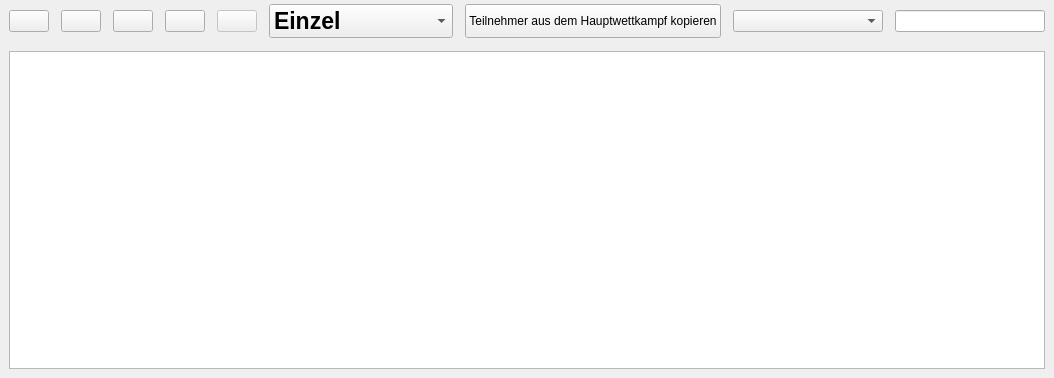
<?xml version="1.0" encoding="UTF-8"?>
<ui version="4.0">
 <class>Tab_TN_Ui</class>
 <widget class="QWidget" name="Tab_TN_Ui">
  <property name="geometry">
   <rect>
    <x>0</x>
    <y>0</y>
    <width>1031</width>
    <height>378</height>
   </rect>
  </property>
  <property name="windowTitle">
   <string>Form</string>
  </property>
  <property name="windowIcon">
   <iconset resource="../../../resources/TurnFix.qrc">
    <normaloff>:/appicons/icon.png</normaloff>:/appicons/icon.png</iconset>
  </property>
  <layout class="QGridLayout" name="gridLayout">
   <property name="margin">
    <number>0</number>
   </property>
   <property name="spacing">
    <number>0</number>
   </property>
   <item row="0" column="0">
    <widget class="QWidget" name="toolBar" native="true">
     <layout class="QHBoxLayout" name="horizontalLayout">
      <property name="spacing">
       <number>12</number>
      </property>
      <property name="topMargin">
       <number>4</number>
      </property>
      <property name="bottomMargin">
       <number>4</number>
      </property>
      <item>
       <widget class="QPushButton" name="but_addTN">
        <property name="sizePolicy">
         <sizepolicy hsizetype="Fixed" vsizetype="Fixed">
          <horstretch>0</horstretch>
          <verstretch>0</verstretch>
         </sizepolicy>
        </property>
        <property name="toolTip">
         <string>Strg++</string>
        </property>
        <property name="text">
         <string/>
        </property>
        <property name="icon">
         <iconset resource="../../../resources/TurnFix.qrc">
          <normaloff>:/appicons/user_add.png</normaloff>:/appicons/user_add.png</iconset>
        </property>
        <property name="iconSize">
         <size>
          <width>24</width>
          <height>24</height>
         </size>
        </property>
        <property name="shortcut">
         <string>Ctrl++</string>
        </property>
       </widget>
      </item>
      <item>
       <widget class="QPushButton" name="but_addCL">
        <property name="sizePolicy">
         <sizepolicy hsizetype="Fixed" vsizetype="Fixed">
          <horstretch>0</horstretch>
          <verstretch>0</verstretch>
         </sizepolicy>
        </property>
        <property name="text">
         <string/>
        </property>
        <property name="icon">
         <iconset resource="../../../resources/TurnFix.qrc">
          <normaloff>:/appicons/group_add.png</normaloff>:/appicons/group_add.png</iconset>
        </property>
        <property name="iconSize">
         <size>
          <width>24</width>
          <height>24</height>
         </size>
        </property>
       </widget>
      </item>
      <item>
       <widget class="QPushButton" name="but_editTN">
        <property name="sizePolicy">
         <sizepolicy hsizetype="Fixed" vsizetype="Fixed">
          <horstretch>0</horstretch>
          <verstretch>0</verstretch>
         </sizepolicy>
        </property>
        <property name="toolTip">
         <string>Strg+E</string>
        </property>
        <property name="text">
         <string/>
        </property>
        <property name="icon">
         <iconset resource="../../../resources/TurnFix.qrc">
          <normaloff>:/appicons/edit.png</normaloff>:/appicons/edit.png</iconset>
        </property>
        <property name="iconSize">
         <size>
          <width>24</width>
          <height>24</height>
         </size>
        </property>
        <property name="shortcut">
         <string>Ctrl+E</string>
        </property>
       </widget>
      </item>
      <item>
       <widget class="QPushButton" name="but_delTN">
        <property name="enabled">
         <bool>true</bool>
        </property>
        <property name="sizePolicy">
         <sizepolicy hsizetype="Fixed" vsizetype="Fixed">
          <horstretch>0</horstretch>
          <verstretch>0</verstretch>
         </sizepolicy>
        </property>
        <property name="toolTip">
         <string>Strg+-</string>
        </property>
        <property name="text">
         <string/>
        </property>
        <property name="icon">
         <iconset resource="../../../resources/TurnFix.qrc">
          <normaloff>:/appicons/minus.png</normaloff>:/appicons/minus.png</iconset>
        </property>
        <property name="iconSize">
         <size>
          <width>24</width>
          <height>24</height>
         </size>
        </property>
        <property name="shortcut">
         <string>Ctrl+-</string>
        </property>
       </widget>
      </item>
      <item>
       <widget class="QPushButton" name="but_timeTN">
        <property name="enabled">
         <bool>false</bool>
        </property>
        <property name="sizePolicy">
         <sizepolicy hsizetype="Fixed" vsizetype="Fixed">
          <horstretch>0</horstretch>
          <verstretch>0</verstretch>
         </sizepolicy>
        </property>
        <property name="text">
         <string/>
        </property>
        <property name="icon">
         <iconset resource="../../../resources/TurnFix.qrc">
          <normaloff>:/appicons/clock_red.png</normaloff>:/appicons/clock_red.png</iconset>
        </property>
        <property name="iconSize">
         <size>
          <width>24</width>
          <height>24</height>
         </size>
        </property>
        <property name="shortcut">
         <string>Ctrl+Alt+4</string>
        </property>
       </widget>
      </item>
      <item>
       <widget class="QComboBox" name="cmb_typ">
        <property name="sizePolicy">
         <sizepolicy hsizetype="Fixed" vsizetype="Fixed">
          <horstretch>0</horstretch>
          <verstretch>0</verstretch>
         </sizepolicy>
        </property>
        <property name="font">
         <font>
          <pointsize>17</pointsize>
          <weight>75</weight>
          <bold>true</bold>
         </font>
        </property>
        <item>
         <property name="text">
          <string>Einzel</string>
         </property>
        </item>
        <item>
         <property name="text">
          <string>Mannschaften</string>
         </property>
        </item>
        <item>
         <property name="text">
          <string>Gruppen</string>
         </property>
        </item>
       </widget>
      </item>
      <item>
       <widget class="QPushButton" name="but_copyTN">
        <property name="sizePolicy">
         <sizepolicy hsizetype="Minimum" vsizetype="Preferred">
          <horstretch>0</horstretch>
          <verstretch>0</verstretch>
         </sizepolicy>
        </property>
        <property name="text">
         <string>Teilnehmer aus dem Hauptwettkampf kopieren</string>
        </property>
       </widget>
      </item>
      <item>
       <spacer name="horizontalSpacer">
        <property name="orientation">
         <enum>Qt::Horizontal</enum>
        </property>
        <property name="sizeHint" stdset="0">
         <size>
          <width>40</width>
          <height>20</height>
         </size>
        </property>
       </spacer>
      </item>
      <item>
       <widget class="QComboBox" name="cmb_filterTN">
        <property name="sizePolicy">
         <sizepolicy hsizetype="Fixed" vsizetype="Fixed">
          <horstretch>0</horstretch>
          <verstretch>0</verstretch>
         </sizepolicy>
        </property>
        <property name="minimumSize">
         <size>
          <width>150</width>
          <height>0</height>
         </size>
        </property>
        <property name="maximumSize">
         <size>
          <width>150</width>
          <height>16777215</height>
         </size>
        </property>
       </widget>
      </item>
      <item>
       <widget class="QLineEdit" name="txt_filterTN">
        <property name="sizePolicy">
         <sizepolicy hsizetype="Fixed" vsizetype="Fixed">
          <horstretch>0</horstretch>
          <verstretch>0</verstretch>
         </sizepolicy>
        </property>
        <property name="minimumSize">
         <size>
          <width>150</width>
          <height>0</height>
         </size>
        </property>
        <property name="maximumSize">
         <size>
          <width>150</width>
          <height>16777215</height>
         </size>
        </property>
       </widget>
      </item>
     </layout>
    </widget>
   </item>
   <item row="1" column="0">
    <widget class="QWidget" name="widget" native="true">
     <layout class="QVBoxLayout" name="verticalLayout">
      <item>
       <widget class="QStackedWidget" name="sta_tables">
        <property name="currentIndex">
         <number>0</number>
        </property>
        <widget class="QWidget" name="page">
         <layout class="QGridLayout" name="gridLayout_2">
          <property name="margin">
           <number>0</number>
          </property>
          <item row="0" column="0" rowspan="3">
           <widget class="QTableView" name="tn_table">
            <property name="selectionMode">
             <enum>QAbstractItemView::SingleSelection</enum>
            </property>
            <property name="selectionBehavior">
             <enum>QAbstractItemView::SelectRows</enum>
            </property>
            <property name="sortingEnabled">
             <bool>true</bool>
            </property>
            <attribute name="horizontalHeaderHighlightSections">
             <bool>false</bool>
            </attribute>
            <attribute name="verticalHeaderVisible">
             <bool>false</bool>
            </attribute>
            <attribute name="verticalHeaderDefaultSectionSize">
             <number>20</number>
            </attribute>
            <attribute name="verticalHeaderHighlightSections">
             <bool>false</bool>
            </attribute>
            <attribute name="verticalHeaderVisible">
             <bool>false</bool>
            </attribute>
            <attribute name="verticalHeaderDefaultSectionSize">
             <number>20</number>
            </attribute>
            <attribute name="horizontalHeaderHighlightSections">
             <bool>false</bool>
            </attribute>
            <attribute name="verticalHeaderHighlightSections">
             <bool>false</bool>
            </attribute>
           </widget>
          </item>
         </layout>
        </widget>
        <widget class="QWidget" name="page_2">
         <layout class="QGridLayout" name="gridLayout_5">
          <property name="margin">
           <number>0</number>
          </property>
          <item row="0" column="0" rowspan="2">
           <widget class="QTableView" name="tn_table2">
            <property name="selectionMode">
             <enum>QAbstractItemView::SingleSelection</enum>
            </property>
            <property name="selectionBehavior">
             <enum>QAbstractItemView::SelectRows</enum>
            </property>
            <property name="sortingEnabled">
             <bool>true</bool>
            </property>
            <attribute name="horizontalHeaderHighlightSections">
             <bool>false</bool>
            </attribute>
            <attribute name="verticalHeaderVisible">
             <bool>false</bool>
            </attribute>
            <attribute name="verticalHeaderDefaultSectionSize">
             <number>20</number>
            </attribute>
            <attribute name="verticalHeaderHighlightSections">
             <bool>false</bool>
            </attribute>
            <attribute name="verticalHeaderVisible">
             <bool>false</bool>
            </attribute>
            <attribute name="verticalHeaderDefaultSectionSize">
             <number>20</number>
            </attribute>
            <attribute name="horizontalHeaderHighlightSections">
             <bool>false</bool>
            </attribute>
            <attribute name="verticalHeaderHighlightSections">
             <bool>false</bool>
            </attribute>
           </widget>
          </item>
         </layout>
        </widget>
        <widget class="QWidget" name="page_3">
         <layout class="QGridLayout" name="gridLayout_9">
          <property name="margin">
           <number>0</number>
          </property>
          <item row="0" column="0">
           <widget class="QTableView" name="tn_table3">
            <property name="alternatingRowColors">
             <bool>true</bool>
            </property>
            <property name="selectionBehavior">
             <enum>QAbstractItemView::SelectRows</enum>
            </property>
            <property name="sortingEnabled">
             <bool>true</bool>
            </property>
            <attribute name="horizontalHeaderHighlightSections">
             <bool>false</bool>
            </attribute>
            <attribute name="verticalHeaderVisible">
             <bool>false</bool>
            </attribute>
            <attribute name="verticalHeaderDefaultSectionSize">
             <number>20</number>
            </attribute>
            <attribute name="verticalHeaderVisible">
             <bool>false</bool>
            </attribute>
            <attribute name="verticalHeaderDefaultSectionSize">
             <number>20</number>
            </attribute>
            <attribute name="horizontalHeaderHighlightSections">
             <bool>false</bool>
            </attribute>
           </widget>
          </item>
         </layout>
        </widget>
       </widget>
      </item>
     </layout>
    </widget>
   </item>
  </layout>
 </widget>
 <resources>
  <include location="../../../resources/TurnFix.qrc"/>
 </resources>
 <connections>
  <connection>
   <sender>cmb_typ</sender>
   <signal>currentIndexChanged(int)</signal>
   <receiver>sta_tables</receiver>
   <slot>setCurrentIndex(int)</slot>
   <hints>
    <hint type="sourcelabel">
     <x>54</x>
     <y>605</y>
    </hint>
    <hint type="destinationlabel">
     <x>85</x>
     <y>588</y>
    </hint>
   </hints>
  </connection>
 </connections>
</ui>
